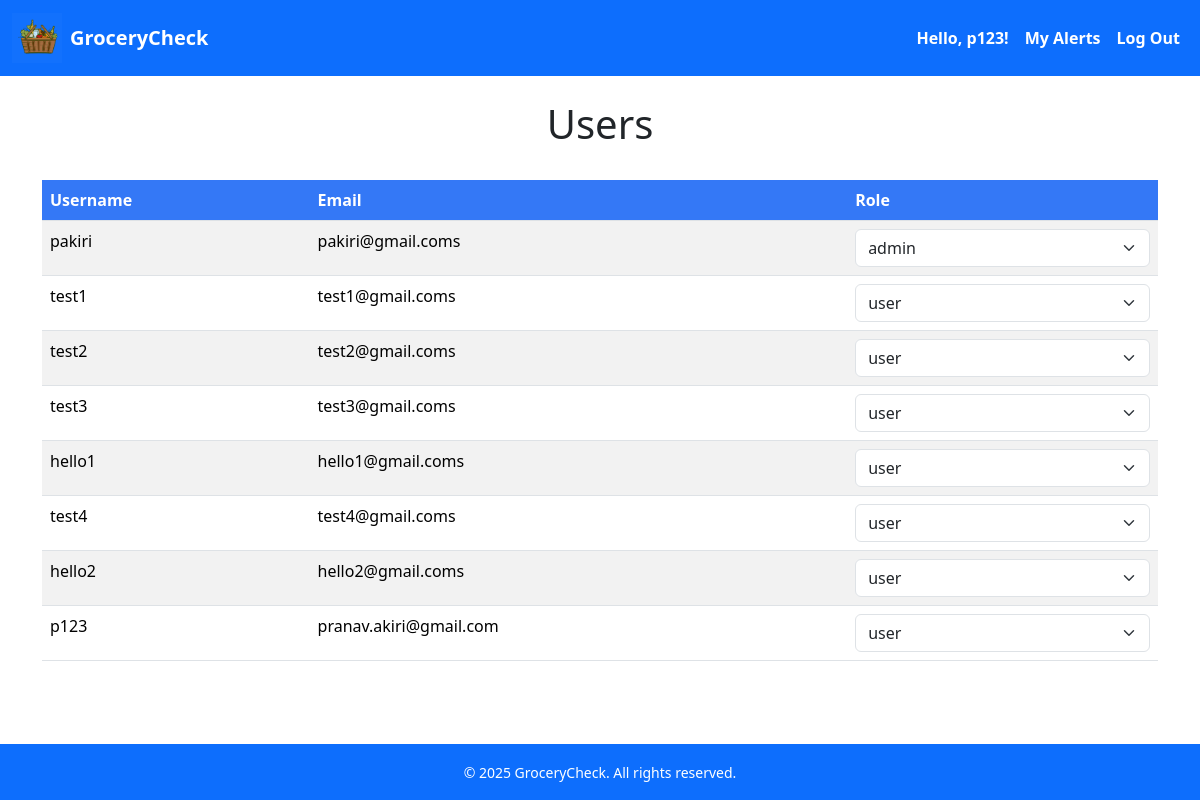
The page /admin/users (signed in) on the database its author committed.
### src/app.py (models this page shows)
class User(db.Model):
    __tablename__ = "Users"
    id = db.Column(db.Integer, primary_key=True)
    username = db.Column(db.String(150), nullable=False, unique=True)
    email = db.Column(db.String(120), nullable=False, unique=True)
    password = db.Column(db.String(150), nullable=False)
    role = db.Column(db.String(5), nullable=False)

### src/app.py (the view)
@app.route('/admin/users')
def displayUsers():
    users = User.query.all()
    return render_template('users.html', users=users)

### src/templates/users.html (shortened to what this page needs)
<!DOCTYPE html>
<html lang="en">
<head>
    <link rel="stylesheet" href="{{ url_for('static', filename='bootstrap/css/bootstrap.min.css') }}">
</head>
<body class="d-flex flex-column min-vh-100">
    <nav class="navbar navbar-expand-lg navbar-dark bg-primary mb-4">
        <div class="container-fluid">
            <a class="navbar-brand d-flex align-items-center gap-2" href="/">
                <img src="{{ url_for('static', filename='images/logo.png') }}" alt="Logo" width="50" height="50"
                    class="d-inline-block align-text-top">
                <span class="fw-bold text-white">GroceryCheck</span>
            </a>
            <div class="collapse navbar-collapse" id="navbarContent">
                <ul class="navbar-nav ms-auto mb-2 mb-lg-0 ">
                    {% if session['GCusername'] %}
                    <li class="nav-item">
                        <span class="nav-link disabled text-white fw-bold">Hello, {{ session['GCusername'] }}!</span>
                    </li>
                    <li class="nav-item">
                        <a class="nav-link text-white fw-bold" href="{{ url_for('displayAlerts') }}">My Alerts</a>
                    </li>
                    <li class="nav-item">
                        <a class="nav-link text-white fw-bold" href="{{ url_for('logout') }}">Log Out</a>
                    </li>
                    {% endif %}
                </ul>
            </div>
        </div>
    </nav>
    <h1 class="text-center">Users</h1>
    <br/>
    <div class="container">
        <table class="table table-striped">
            <thead class="custom-header">
                <tr>
                    <th scope="col">Username</th>
                    <th scope="col">Email</th>
                    <th scope="col">Role</th>
                </tr>
            </thead>
            <tbody>
                {% for user in users %}
                <tr>
                    <td>{{user.username}}</td>
                    <td>{{user.email}}</td>
                    <td>
                        <form action="{{ url_for('changeRole') }}" method="post">
                            <select name="user_store" class="form-select" onchange="this.form.submit()">
                                <option value="admin" {% if user.role == "admin" %}selected{% endif %}>admin</option>
                                <option value="user" {% if user.role == "user" %}selected{% endif %}>user</option>
                            </select>
                        </form>
                    </td>
                </tr>
                {% endfor %}
            </tbody>
        </table>
    </div>
    <footer class="bg-primary text-white text-center py-3 mt-auto">
        <div class="container">
            <small>&copy; 2025 GroceryCheck. All rights reserved.</small>
        </div>
    </footer>
</body>
</html>

### src/templates/users.html (style rules this page uses)
.custom-header th { background-color: #3478f6 !important; color: white !important; }

### rows shown on the page
User: username "pakiri", email "pakiri@gmail.coms", user_store "admin"
User: username "test1", email "test1@gmail.coms", user_store "user"
User: username "test2", email "test2@gmail.coms", user_store "user"
User: username "test3", email "test3@gmail.coms", user_store "user"
User: username "hello1", email "hello1@gmail.coms", user_store "user"
User: username "test4", email "test4@gmail.coms", user_store "user"
User: username "hello2", email "hello2@gmail.coms", user_store "user"
User: username "p123", email "pranav.akiri@gmail.com", user_store "user"

### other values the page prints
{{ session['GCusername'] }} "p123"
